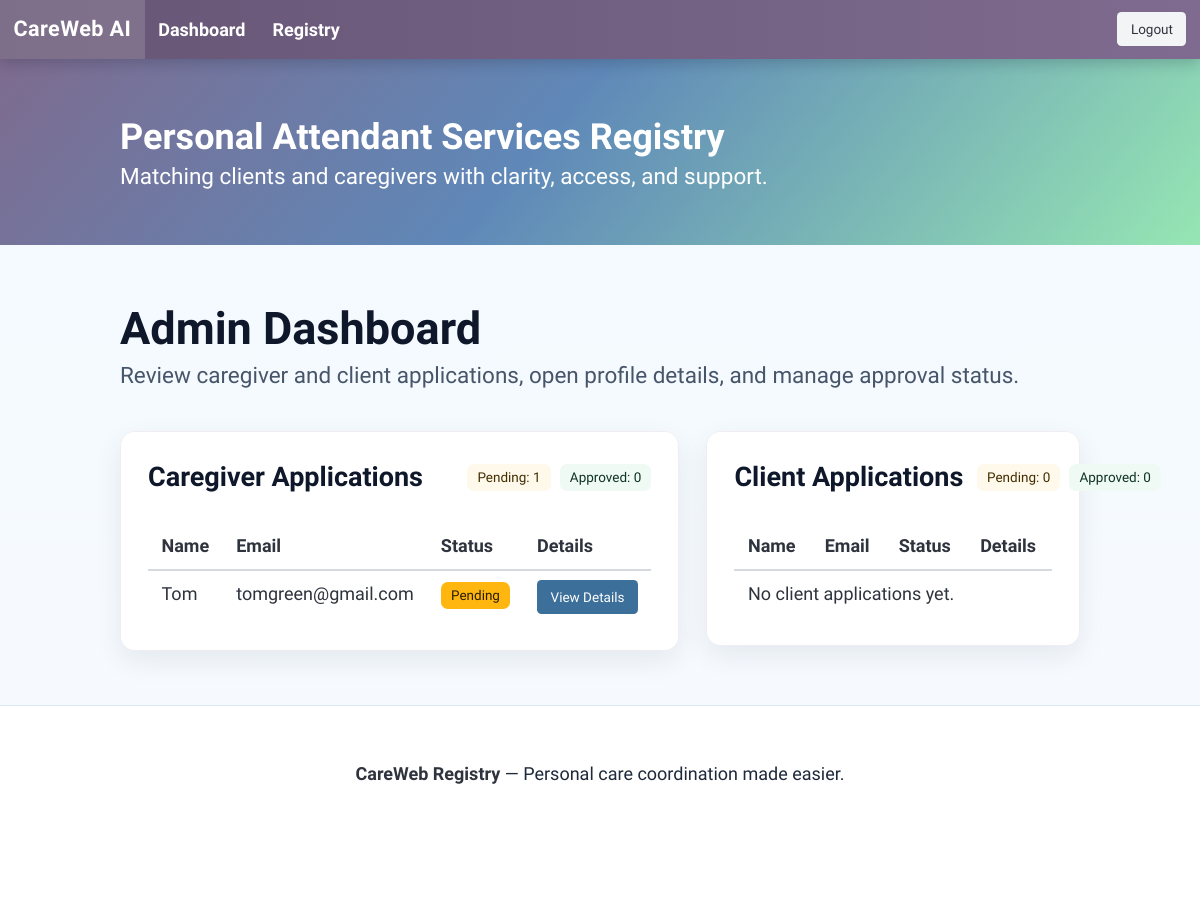
/dashboard/admin/ (signed in), run on the app's committed database.
### registry/models.py (models this page shows, shortened)
class Caregiver(models.Model):
    organization = models.ForeignKey(Organization, on_delete=models.CASCADE)
    name = models.CharField(max_length=255)
    phone = models.CharField(max_length=25)
    email = models.EmailField()
    contact_preferences = models.JSONField(default=list, blank=True)
    pronouns = models.CharField(max_length=50, choices=PRONOUN_CHOICES, blank=True)
    base_zip_code = models.CharField(max_length=10)
    willing_to_work_cities = models.JSONField(default=list, blank=True)
    transportation = models.JSONField(default=list, blank=True)
    availability = models.JSONField(default=dict, blank=True)
    hours_looking_for = models.CharField(
        max_length=50,
        choices=HOURS_LOOKING_FOR_CHOICES
    )
    certified_ihss_worker = models.BooleanField(default=False)
    additional_certifications = models.TextField(blank=True)
    experience_with = models.JSONField(default=list, blank=True)
    languages_spoken = models.JSONField(default=list, blank=True)
    pathogen_protocols = models.JSONField(default=list, blank=True)
    rate = models.CharField(max_length=50, choices=RATE_CHOICES)
    bio = models.TextField(blank=True)
    availability_confirmation_agreement = models.BooleanField(default=False)
    wants_training_updates = models.BooleanField(default=False)
    other_ways_find_work = models.TextField(blank=True)
    helpful_for_finding_work = models.TextField(blank=True)
    release_of_liability = models.BooleanField(default=False)
    signed_date = models.DateField()
    status = models.CharField(max_length=20, choices=STATUS_CHOICES, default="pending")
    profile_completed = models.BooleanField(default=False)
    created_at = models.DateTimeField(auto_now_add=True)

### registry/views.py (the view)
@login_required
def admin_dashboard(request):
    unauthorized_redirect = _redirect_if_not_admin_staff(request)
    if unauthorized_redirect:
        return unauthorized_redirect
    caregivers = Caregiver.objects.all().order_by("status", "-created_at")
    clients = Client.objects.all().order_by("status", "-created_at")
    return render(request, "registry/admin_dashboard.html", {
        "caregivers": caregivers,
        "clients": clients,
        "pending_caregivers": caregivers.filter(status="pending").count(),
        "pending_clients": clients.filter(status="pending").count(),
        "approved_caregivers": caregivers.filter(status="approved").count(),
        "approved_clients": clients.filter(status="approved").count(),
    })

### registry/views.py (called while the page is built)
def _user_is_admin_staff(user):
    profile = getattr(user, "profile", None)
    return bool(profile and profile.user_type == "admin_staff")

def _redirect_if_not_admin_staff(request):
    if _user_is_admin_staff(request.user):
        return None
    messages.error(request, "You do not have permission to access the admin registry workflow.")
    return redirect("dashboard_redirect")

### templates/registry/admin_dashboard.html (shortened to what this page needs)
{% extends "base.html" %}
{% block content %}
<div class="mb-5">
    <h1 class="title is-2">
        Admin Dashboard
    </h1>
    <p class="subtitle">
        Review caregiver and client applications, open profile details, and manage approval status.
    </p>
</div>
<div class="columns mt-5">
    <div class="column">
        <div class="card app-card">
            <div class="card-content">
                <div class="level">
                    <div class="level-left">
                        <h2 class="title is-4">
                            Caregiver Applications
                        </h2>
                    </div>
                    <div class="level-right">
                        <div class="tags">
                            <span class="tag is-warning is-light">
                                Pending: {{ pending_caregivers }}
                            </span>
                            <span class="tag is-success is-light">
                                Approved: {{ approved_caregivers }}
                            </span>
                        </div>
                    </div>
                </div>
                <div class="table-container">
                    <table class="table is-fullwidth is-striped is-hoverable">
                        <thead>
                            <tr>
                                <th>Name</th>
                                <th>Email</th>
                                <th>Status</th>
                                <th>Details</th>
                            </tr>
                        </thead>
                        <tbody>
                            {% for caregiver in caregivers %}
                                <tr>
                                    <td>{{ caregiver.name }}</td>
                                    <td>{{ caregiver.email }}</td>
                                    <td>
                                        {% if caregiver.status == "approved" %}
                                            <span class="tag is-success">Approved</span>
                                        {% elif caregiver.status == "rejected" %}
                                            <span class="tag is-danger">Denied</span>
                                        {% else %}
                                            <span class="tag is-warning">Pending</span>
                                        {% endif %}
                                    </td>
                                    <td>
                                        <a
                                            href="{% url 'caregiver_detail' caregiver.pk %}"
                                            class="button is-small is-link"
                                        >
                                            View Details
                                        </a>
                                    </td>
                                </tr>
                            {% empty %}
                                <tr>
                                    <td colspan="4">
                                        No caregiver applications yet.
                                    </td>
                                </tr>
                            {% endfor %}
                        </tbody>
                    </table>
                </div>
            </div>
        </div>
    </div>
    <div class="column">
        <div class="card app-card">
            <div class="card-content">
                <div class="level">
                    <div class="level-left">
                        <h2 class="title is-4">
                            Client Applications
                        </h2>
                    </div>
                    <div class="level-right">
                        <div class="tags">
                            <span class="tag is-warning is-light">
                                Pending: {{ pending_clients }}
                            </span>
                            <span class="tag is-success is-light">
                                Approved: {{ approved_clients }}
                            </span>
                        </div>
                    </div>
                </div>
                <div class="table-container">
                    <table class="table is-fullwidth is-striped is-hoverable">
                        <thead>
                            <tr>
                                <th>Name</th>
                                <th>Email</th>
                                <th>Status</th>
                                <th>Details</th>
                            </tr>
                        </thead>
                        <tbody>
                            {% for client in clients %}
                                <tr>
                                    <td>{{ client.name }}</td>
                                    <td>{{ client.email }}</td>
                                    <td>
                                        {% if client.status == "approved" %}
                                            <span class="tag is-success">Approved</span>
                                        {% elif client.status == "rejected" %}
                                            <span class="tag is-danger">Denied</span>
                                        {% else %}
                                            <span class="tag is-warning">Pending</span>
                                        {% endif %}
                                    </td>
                                    <td>
                                        <a
                                            href="{% url 'client_detail' client.pk %}"
                                            class="button is-small is-link"
                                        >
                                            View Details
                                        </a>
                                    </td>
                                </tr>
                            {% empty %}
                                <tr>
                                    <td colspan="4">
                                        No client applications yet.
                                    </td>
                                </tr>
                            {% endfor %}
                        </tbody>
                    </table>
                </div>
            </div>
        </div>
    </div>
</div>
{% endblock %}

### static/css/style.css (style rules this page uses)
:root { --app-primary: #7e6b8f; --app-primary-dark: #665575; --app-secondary: #a3d9ff; --app-accent: #96e6b3; --app-danger: #da3e52; --app-warning: #f2e94e; --app-bg: #f7fbff; --app-surface: #ffffff; --app-text: #1e293b; --app-text-soft: #475569; --app-border: #cbd5e1; --app-focus: #1d4ed8; }
html { font-size: 18px; }
body, button, input, select, textarea { font-family: "Atkinson Hyperlegible", "Segoe UI", Tahoma, Geneva, Verdana, sans-serif; color: var(--app-text); }
.app-body { background: linear-gradient(180deg, #f3f9ff 0%, var(--app-bg) 100%); min-height: 100vh; line-height: 1.6; }
.title, .subtitle { line-height: 1.35; }
.title { color: #0f172a !important; font-weight: 700; }
h1.title, h2.title, h3.title, h4.title, h5.title, h6.title { color: #0f172a !important; }
.subtitle { color: var(--app-text-soft); }
.app-card, .card { border-radius: 16px; border: 1px solid rgba(126, 107, 143, 0.12); box-shadow: 0 10px 28px rgba(15, 23, 42, 0.08); background-color: #ffffff; }
.card-content { background-color: #ffffff; }
.button.is-link { background-color: #3c6f99; color: #fff !important; }

### data on the page
Caregiver: name "Tom", email "tomgreen@gmail.com", status "Pending"

### other printed values
{{ pending_caregivers }} "1"
{{ approved_caregivers }} "0"
{{ pending_clients }} "0"
{{ approved_clients }} "0"
